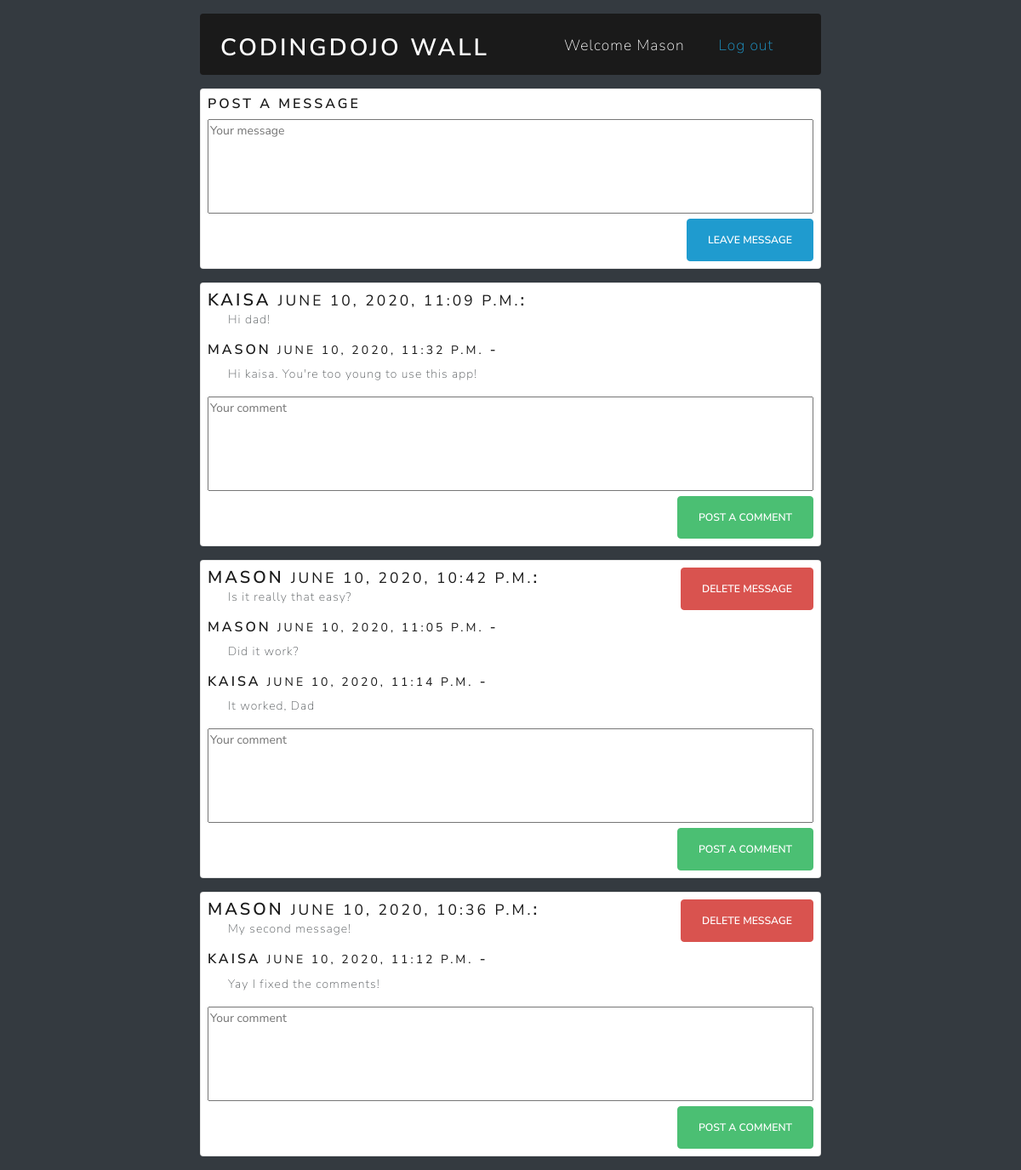
The page /wall/ (signed in) on the database its author committed.
### login_app/models.py (models this page shows)
class User(models.Model):
    first_name = models.CharField(max_length=255)
    last_name = models.CharField(max_length=255)
    email = models.CharField(max_length=255)
    password = models.CharField(max_length=255)
    DOB = models.DateField()
    created_at = models.DateTimeField(auto_now_add=True)
    edited_at = models.DateTimeField(auto_now=True)
    objects = userManager()

### wall_app/models.py (models this page shows)
class Message(models.Model):
    content = models.TextField()
    user = models.ForeignKey(User, related_name="has_messages", on_delete=models.CASCADE)
    created_at = models.DateTimeField(auto_now_add=True)
    edited_at = models.DateTimeField(auto_now=True)

class Comment(models.Model):
    content = models.TextField()
    message = models.ForeignKey(Message, related_name="has_comments", on_delete=models.CASCADE)
    user = models.ForeignKey(User, related_name="has_comments", on_delete=models.CASCADE)
    created_at = models.DateTimeField(auto_now_add=True)
    edited_at = models.DateTimeField(auto_now=True)

### login_app/views.py (the view)
# urls.py: path('', login_views.success, name="wall"),
def success(request):
    today=datetime.datetime.today()
    context = {
        "user": User.objects.get(id=request.session["user_id"]),
        "messages": Message.objects.all(),
        "comments": Comment.objects.all(),
        "time_limit": today - datetime.timedelta(minutes=15)
    }
    return render(request,"wall.html", context)

### wall_app/templates/wall.html (shortened to what this page needs)
<!DOCTYPE html>
<html lang="en">
<head>
    <link href="https://stackpath.bootstrapcdn.com/bootswatch/4.5.0/lux/bootstrap.min.css" rel="stylesheet"
>
</head>
<body class="bg-dark">
    <div class="container">
        <div class="row">
            <div class="col-2"></div>
            <div class="container col-8">
                <div class="bg-primary navbar-dark rounded mt-3">
                    <div class="navbar-brand d-flex justify-content-between pt-4 px-4">
                        <h2 class="text-white">CodingDojo Wall</h2>
                        <p class="ml-5">Welcome {{user.first_name}}</p>
                        <a href="{% url 'logout'%}" class="text-info">Log out</a>
                    </div>
                </div>
                <div class="container bg-light rounded my-3 p-2">
                    <h5>Post a message</h5>
                    <form action="message/" class="text-right" method="POST">
                        <textarea name="message_content" rows="5" placeholder="Your message" style="resize: none; width: 100%;"></textarea>
                        <button class="btn btn-info rounded" type="submit">Leave Message</button>
                    </form>
                </div>
                    {% for message in messages reversed %}
                <div class="container bg-light rounded my-3 p-2">
                    <h4 class="d-inline mr-5">{{message.user.first_name}} <small>{{message.created_at}}</small>: </h4>
                        <form action="{% url 'delete' %}" method="POST" class="text-right d-inline float-right">
                            {% if message.user.id == user.id %}
                            <button type="submit" class="btn btn-danger rounded ">Delete message</button>
                            {% endif %}
                        </form>
                        <p class="ml-4">{{message.content}}</p>
                        {% for comment in message.has_comments.all %}
                        <h5>{{comment.user.first_name}} <small>{{comment.created_at}}</small> -</h5>
                            <p class="ml-4">{{comment.content}}</p>
                        {% endfor %}
                    <form action="comment/" class="text-right" method="POST">
                        <textarea name="comment_content" rows="5" placeholder="Your comment" style="resize: none; width: 100%;"></textarea>
                        <button class="btn btn-success rounded" type="submit">Post a comment</button>
                    </form>
                </div>
                    {% endfor %}
            </div>
            <div class="col-2"></div>
        </div>
    </div>
</body>
</html>

### rows shown on the page
User: first_name "Mason"
Message: user.first_name "KAISA", created_at "JUNE 10, 2020, 11:09 P.M.", content "Hi dad!"
Comment: user.first_name "MASON", created_at "JUNE 10, 2020, 11:32 P.M.", content "Hi kaisa. You're too young to use this app!"
Message: user.first_name "MASON", created_at "JUNE 10, 2020, 10:42 P.M.", content "Is it really that easy?"
Comment: user.first_name "MASON", created_at "JUNE 10, 2020, 11:05 P.M.", content "Did it work?"
Comment: user.first_name "KAISA", created_at "JUNE 10, 2020, 11:14 P.M.", content "It worked, Dad"
Message: user.first_name "MASON", created_at "JUNE 10, 2020, 10:36 P.M.", content "My second message!"
Comment: user.first_name "KAISA", created_at "JUNE 10, 2020, 11:12 P.M.", content "Yay I fixed the comments!"
